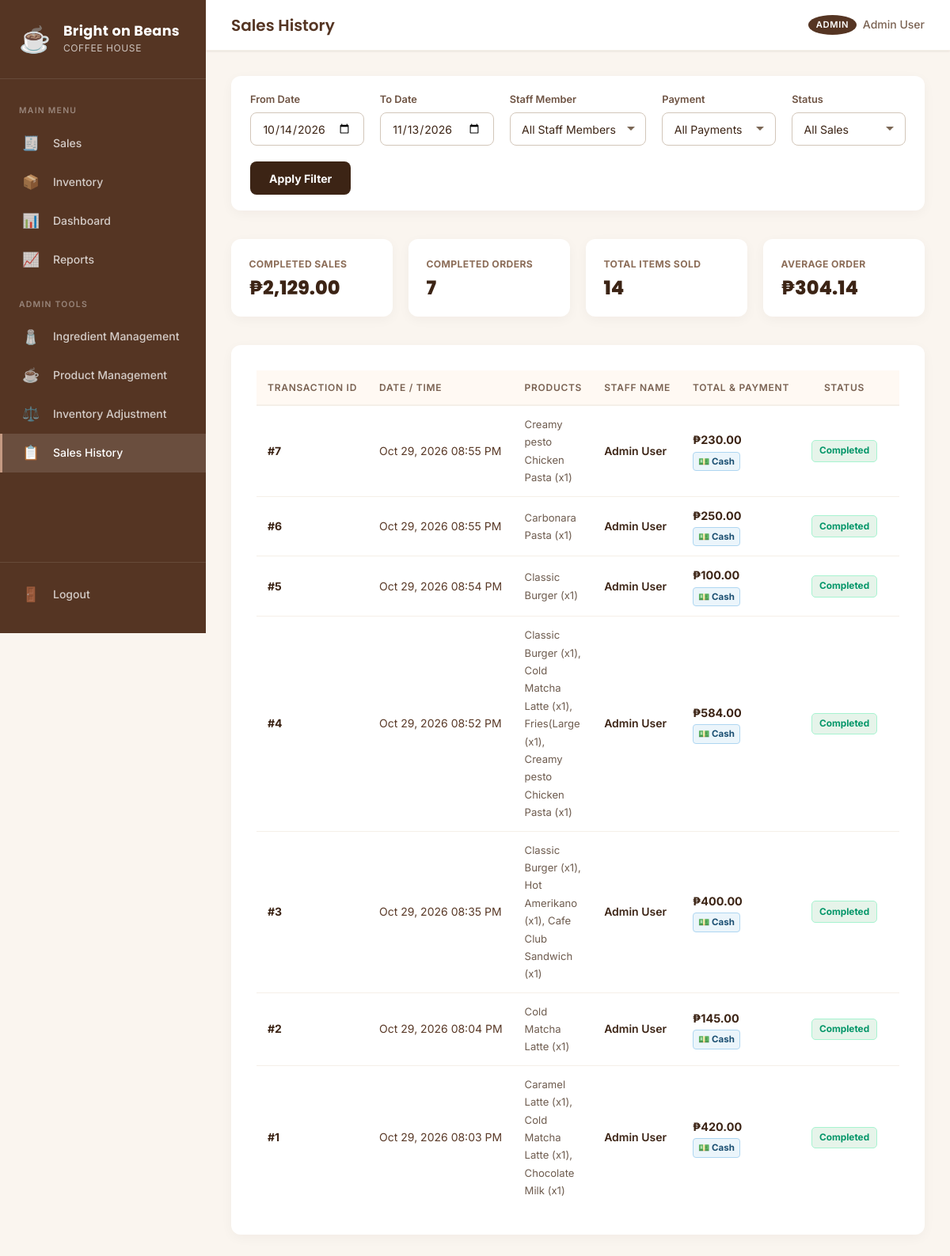
/admin/sales-history.php (signed in), run on the app's committed database.
### tables this page shows
CREATE TABLE `sales_transactions` (
  `transaction_id` int(11) NOT NULL AUTO_INCREMENT,
  `user_id` int(11) NOT NULL,
  `transaction_date` datetime NOT NULL DEFAULT current_timestamp(),
  `total_amount` decimal(12,2) NOT NULL,
  `total_cost` decimal(12,2) NOT NULL DEFAULT 0.00,
  `payment_method` varchar(50) NOT NULL DEFAULT 'cash',
  `amount_tendered` decimal(12,2) DEFAULT NULL,
  `change_amount` decimal(12,2) DEFAULT 0.00,
  `payment_reference` varchar(100) DEFAULT NULL,
  `status` enum('completed','voided') NOT NULL DEFAULT 'completed',
  `void_reason` varchar(255) DEFAULT NULL,
  `voided_at` datetime DEFAULT NULL,
  `voided_by` int(11) DEFAULT NULL,
  `refund_method` varchar(50) DEFAULT NULL,
  PRIMARY KEY (`transaction_id`),
  KEY `idx_sales_date` (`transaction_date`),
  KEY `idx_sales_user` (`user_id`),
  KEY `idx_sales_status` (`status`),
  CONSTRAINT `sales_transactions_ibfk_1` FOREIGN KEY (`user_id`) REFERENCES `users` (`user_id`)
);

CREATE TABLE `users` (
  `user_id` int(11) NOT NULL AUTO_INCREMENT,
  `username` varchar(50) NOT NULL,
  `password` varchar(255) NOT NULL,
  `first_name` varchar(100) NOT NULL,
  `last_name` varchar(100) NOT NULL,
  `role` enum('admin','staff') NOT NULL DEFAULT 'staff',
  `status` enum('active','inactive') NOT NULL DEFAULT 'active',
  `created_at` datetime NOT NULL DEFAULT current_timestamp(),
  `updated_at` datetime DEFAULT NULL ON UPDATE current_timestamp(),
  PRIMARY KEY (`user_id`),
  UNIQUE KEY `username` (`username`)
);

### includes/functions.php (called while the page is built, shortened)
<?php
function e($value) {
    return htmlspecialchars($value ?? '', ENT_QUOTES, 'UTF-8');
}
function formatCurrency($amount) {
    return '₱' . number_format((float)$amount, 2);
}
function formatDateTime($date) {
    return date('M d, Y h:i A', strtotime($date));
}

### admin/sales-history.php (the view, shortened to what this page needs)
<?php
require_once __DIR__ . '/../includes/auth.php';
$from = $_GET['from'] ?? date('Y-m-d', strtotime('-30 days'));
$to = $_GET['to'] ?? date('Y-m-d');
$payment_filter = $_GET['payment_method'] ?? 'all';
$status_filter = $_GET['status'] ?? 'all';
$page = isset($_GET['page']) ? (int)$_GET['page'] : 1;
$limit = 20;
$offset = ($page - 1) * $limit;
$params = [$from, $to];
$where = "DATE(st.transaction_date) >= ? AND DATE(st.transaction_date) <= ?";
$stmtSummary = $pdo->prepare("SELECT COUNT(*) as total_tx, SUM(total_amount) as total_amount FROM sales_transactions st WHERE $where AND st.status = 'completed'");
$stmtSummary->execute($params);
$summaryData = $stmtSummary->fetch();
$totalTx = $summaryData['total_tx'] ?: 0;
$totalSales = $summaryData['total_amount'] ?: 0;
$avgTx = $totalTx > 0 ? ($totalSales / $totalTx) : 0;
$stmtItems = $pdo->prepare("SELECT SUM(si.quantity) FROM sales_items si JOIN sales_transactions st ON si.transaction_id = st.transaction_id WHERE $where AND st.status = 'completed'");
$stmtItems->execute($params);
$totalItemsSold = $stmtItems->fetchColumn() ?: 0;
$sql = "SELECT st.*, u.first_name, u.last_name,
        uv.first_name as void_first, uv.last_name as void_last,
        (SELECT COUNT(*) FROM sales_items si WHERE si.transaction_id = st.transaction_id AND si.quantity > 0) as items_count,
        (SELECT GROUP_CONCAT(CONCAT(p.name, ' (x', si.quantity, CASE WHEN si.voided_quantity > 0 THEN CONCAT(', ', si.voided_quantity, ' voided') ELSE '' END, ')') SEPARATOR ', ')
         FROM sales_items si JOIN products p ON si.product_id = p.product_id
         WHERE si.transaction_id = st.transaction_id) as products_summary,
        (SELECT COUNT(*) FROM inventory_history ih WHERE ih.notes LIKE CONCAT('Product Adjustment [Linked to Sale #', st.transaction_id, ']%') OR ih.notes LIKE CONCAT('Product Spoilage%Sale #', st.transaction_id, '%')) as has_spoilage
        FROM sales_transactions st
        JOIN users u ON st.user_id = u.user_id
        LEFT JOIN users uv ON st.voided_by = uv.user_id
        WHERE $where
        ORDER BY st.transaction_date DESC
        LIMIT $limit OFFSET $offset";
$stmt = $pdo->prepare($sql);
$stmt->execute($params);
$transactions = $stmt->fetchAll();
require_once ROOT_PATH . '/includes/header.php';
?>
<div class="card" style="border-radius: 12px; border: none; box-shadow: 0 4px 15px rgba(60,36,21,0.04); margin-bottom: 2.25rem;">
    <div class="card-body" style="padding: 1.25rem 1.5rem;">
        <form method="GET" action="" style="display: flex; flex-wrap: wrap; gap: 1.25rem; align-items: flex-end;">
            <div style="flex: 1; min-width: 140px;">
                <label style="display: block; font-size: 0.8rem; font-weight: 600; color: #6E5343; margin-bottom: 6px;">From Date</label>
                <input type="date" name="from" value="<?= e($from) ?>" class="form-control" style="border: 1px solid #D2C6B9; border-radius: 8px; font-size: 0.88rem; height: 42px;">
            </div>
            <div style="flex: 1; min-width: 140px;">
                <label style="display: block; font-size: 0.8rem; font-weight: 600; color: #6E5343; margin-bottom: 6px;">To Date</label>
                <input type="date" name="to" value="<?= e($to) ?>" class="form-control" style="border: 1px solid #D2C6B9; border-radius: 8px; font-size: 0.88rem; height: 42px;">
            </div>
            <div style="flex: 1.2; min-width: 150px;">
                <label style="display: block; font-size: 0.8rem; font-weight: 600; color: #6E5343; margin-bottom: 6px;">Staff Member</label>
                <select name="staff_id" class="form-control" style="border: 1px solid #D2C6B9; border-radius: 8px; font-size: 0.88rem; height: 42px;">
                    <option value="">All Staff Members</option>
                </select>
            </div>
            <div style="flex: 1; min-width: 120px;">
                <label style="display: block; font-size: 0.8rem; font-weight: 600; color: #6E5343; margin-bottom: 6px;">Payment</label>
                <select name="payment_method" class="form-control" style="border: 1px solid #D2C6B9; border-radius: 8px; font-size: 0.88rem; height: 42px;">
                    <option value="all" <?= $payment_filter === 'all' ? 'selected' : '' ?>>All Payments</option>
                </select>
            </div>
            <div style="flex: 1; min-width: 120px;">
                <label style="display: block; font-size: 0.8rem; font-weight: 600; color: #6E5343; margin-bottom: 6px;">Status</label>
                <select name="status" class="form-control" style="border: 1px solid #D2C6B9; border-radius: 8px; font-size: 0.88rem; height: 42px;">
                    <option value="all" <?= $status_filter === 'all' ? 'selected' : '' ?>>All Sales</option>
                </select>
            </div>
            <div style="display: flex; gap: 8px; align-items: flex-end;">
                <button type="submit" class="btn btn-primary" style="background: #3C2415; border: none; height: 42px; padding: 0 1.5rem; border-radius: 8px; font-weight: 700; font-size: 0.88rem;">
                    Apply Filter
                </button>
            </div>
        </form>
    </div>
</div>
<div class="metrics-grid-spaced">
    <div class="metric-card">
        <span class="metric-label">Completed Sales</span>
        <div class="metric-value"><?= formatCurrency($totalSales) ?></div>
    </div>
    <div class="metric-card">
        <span class="metric-label">Completed Orders</span>
        <div class="metric-value"><?= number_format($totalTx) ?></div>
    </div>
    <div class="metric-card">
        <span class="metric-label">Total Items Sold</span>
        <div class="metric-value"><?= number_format($totalItemsSold) ?></div>
    </div>
    <div class="metric-card">
        <span class="metric-label">Average Order</span>
        <div class="metric-value"><?= formatCurrency($avgTx) ?></div>
    </div>
</div>
<div class="card" style="border-radius: 12px; border: none; box-shadow: 0 4px 15px rgba(60,36,21,0.04); overflow: hidden;">
    <div class="card-body p-0">
        <div class="table-wrapper">
            <table class="table table-hover align-middle mb-0" style="font-size: 0.86rem;">
                <thead>
                    <tr style="background: #FAF7F2; border-bottom: 2px solid #EAE3D9; color: #8C6D58; font-size: 0.75rem; text-transform: uppercase; letter-spacing: 0.3px;">
                        <th style="padding: 12px 14px;">Transaction ID</th>
                        <th style="padding: 12px 14px;">Date / Time</th>
                        <th style="padding: 12px 14px;">Products</th>
                        <th style="padding: 12px 14px;">Staff Name</th>
                        <th style="padding: 12px 14px;">Total & Payment</th>
                        <th style="padding: 12px 14px; text-align: center;">Status</th>
                        <th style="padding: 12px 14px; text-align: center;">Actions</th>
                    </tr>
                </thead>
                <tbody>
                    <?php foreach ($transactions as $tx):
                        $isVoided = ($tx['status'] === 'voided');
                        $payMethod = strtolower($tx['payment_method'] ?? 'cash');
                        if ($payMethod === 'gcash') {
                            $payBadge = '<span style="background: #E8F4FD; color: #0056B3; border: 1px solid #BEE5EB; font-size: 0.72rem; padding: 2px 6px; border-radius: 4px; font-weight: 700; display: inline-block; margin-top: 3px;">📱 GCash' . (!empty($tx['payment_reference']) ? ' #' . e($tx['payment_reference']) : '') . '</span>';
                        } else {
                            $payBadge = '<span style="background: #EBF5FB; color: #1B4F72; border: 1px solid #AED6F1; font-size: 0.72rem; padding: 2px 6px; border-radius: 4px; font-weight: 700; display: inline-block; margin-top: 3px;">💵 Cash</span>';
                        }
                    ?>
                    <tr style="border-bottom: 1px solid #F3EDE7; <?= $isVoided ? 'background: #FAF8F6; opacity: 0.85;' : '' ?>">
                        <td style="padding: 12px 14px;">
                            <strong style="color: #3C2415;">#<?= e($tx['transaction_id']) ?></strong>
                        </td>
                        <td style="padding: 12px 14px; white-space: nowrap; color: #5A3A28;">
                            <?= formatDateTime($tx['transaction_date']) ?>
                        </td>
                        <td style="padding: 12px 14px;">
                            <small style="color: <?= $isVoided ? '#9CA3AF' : '#6E5C4F' ?>; font-size: 0.82rem;">
                                <?= e($tx['products_summary'] ?: 'N/A') ?>
                            </small>
                        </td>
                        <td style="padding: 12px 14px; color: #3C2415; font-weight: 600;">
                            <?= e($tx['first_name'] . ' ' . $tx['last_name']) ?>
                        </td>
                        <td style="padding: 12px 14px;">
                            <?php if ($isVoided): ?>
                                <span style="color: #9CA3AF; text-decoration: line-through; font-size: 0.88rem;"><?= formatCurrency($tx['total_amount']) ?></span>
                            <?php else: ?>
                                <strong style="color: #3C2415; font-size: 0.9rem;"><?= formatCurrency($tx['total_amount']) ?></strong>
                            <?php endif; ?>
                            <div><?= $payBadge ?></div>
                        </td>
                        <td style="padding: 12px 14px; text-align: center;">
                            <?php if ($isVoided): ?>
                                <span style="background: #FCE8E6; color: #DC2626; border: 1px solid #FCA5A5; padding: 0.2rem 0.55rem; border-radius: 5px; font-size: 0.74rem; font-weight: 700; display: inline-block;">🚫 VOIDED</span>
                            <?php else: ?>
                                <span style="background: #E6F4EA; color: #059669; border: 1px solid #A7F3D0; padding: 0.2rem 0.55rem; border-radius: 5px; font-size: 0.74rem; font-weight: 700; display: inline-block;">Completed</span>
                            <?php endif; ?>
                        </td>
                        <td style="padding: 12px 14px; text-align: center;">
                        </td>
                    </tr>
                    <?php endforeach; ?>
                </tbody>
            </table>
        </div>
    </div>
</div>
<?php
require_once ROOT_PATH . '/includes/footer.php';
?>

### admin/sales-history.php (style rules this page uses)
.metrics-grid-spaced { display: grid; grid-template-columns: repeat(4, 1fr); gap: 1.25rem; margin-bottom: 2.25rem; }
.metrics-grid-spaced .metric-card { background: #FFF; border-radius: 12px; padding: 1.35rem 1.4rem; border: none; box-shadow: 0 4px 15px rgba(60,36,21,0.04); }
.metrics-grid-spaced .metric-label { font-size: 0.76rem; font-weight: 700; color: #8C6D58; text-transform: uppercase; letter-spacing: 0.4px; display: block; margin-bottom: 6px; }
.metrics-grid-spaced .metric-value { font-size: 1.5rem; font-weight: 800; color: #3C2415; }

### data on the page
sales_transactions: transaction_id "7", transaction_date "Oct 29, 2026 08:55 PM", products_summary "Creamy pesto Chicken Pasta (x1)", user.last_name "Admin User", total_amount "₱230.00", payment_method "💵 Cash", status "Completed"
sales_transactions: transaction_id "6", transaction_date "Oct 29, 2026 08:55 PM", products_summary "Carbonara Pasta (x1)", user.last_name "Admin User", total_amount "₱250.00", payment_method "💵 Cash", status "Completed"
sales_transactions: transaction_id "5", transaction_date "Oct 29, 2026 08:54 PM", products_summary "Classic Burger (x1)", user.last_name "Admin User", total_amount "₱100.00", payment_method "💵 Cash", status "Completed"
sales_transactions: transaction_id "4", transaction_date "Oct 29, 2026 08:52 PM", products_summary "Classic Burger (x1), Cold Matcha Latte (x1), Fries(Large (x1), Creamy pesto Chicken Pasta (x1)", user.last_name "Admin User", total_amount "₱584.00", payment_method "💵 Cash", status "Completed"
sales_transactions: transaction_id "3", transaction_date "Oct 29, 2026 08:35 PM", products_summary "Classic Burger (x1), Hot Amerikano (x1), Cafe Club Sandwich (x1)", user.last_name "Admin User", total_amount "₱400.00", payment_method "💵 Cash", status "Completed"
sales_transactions: transaction_id "2", transaction_date "Oct 29, 2026 08:04 PM", products_summary "Cold Matcha Latte (x1)", user.last_name "Admin User", total_amount "₱145.00", payment_method "💵 Cash", status "Completed"
sales_transactions: transaction_id "1", transaction_date "Oct 29, 2026 08:03 PM", products_summary "Caramel Latte (x1), Cold Matcha Latte (x1), Chocolate Milk (x1)", user.last_name "Admin User", total_amount "₱420.00", payment_method "💵 Cash", status "Completed"

### other printed values
$pageTitle "Sales History"
getCurrentUserRole() "ADMIN"
getCurrentUserName() "Admin User"
formatCurrency($totalSales) "₱2,129.00"
$totalTx "7"
$totalItemsSold "14"
formatCurrency($avgTx) "₱304.14"
